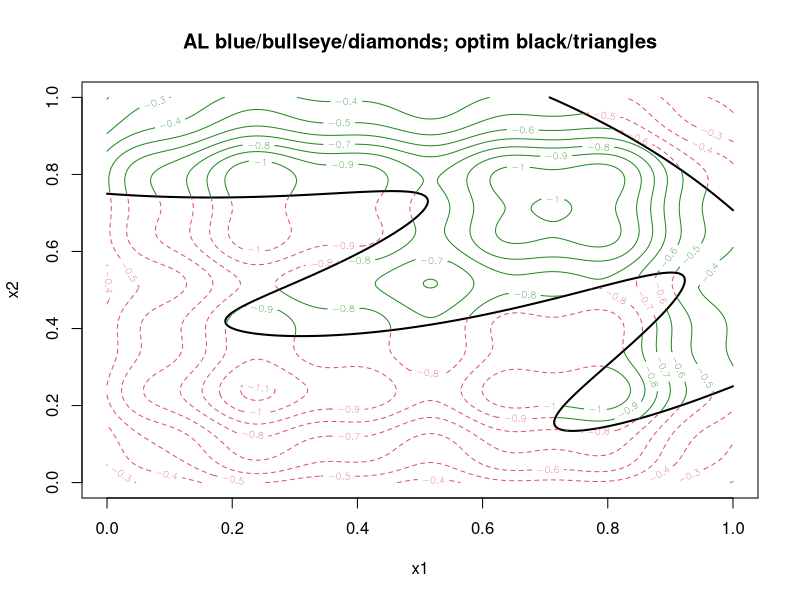

Here is the R script that generated this plot: (Note: this script raises an error after producing the figure.)
## augmenting the example in ?optim.auglag, here is a
## a variation with an unknown objective, where the objective
## is taken from other laGP examples, see e.g., ?laGP

## since the demo is stochastic, we suggest re-running it 
## several times to get a sense of typical behavior, especially
## with regards to comparing the statistical surrogate model
## performance (optim.auglag) with a traditional AL approach
## via optim


## set bounding rectangle for adaptive sampling
B <- matrix(c(rep(0,2),rep(1,2)),ncol=2)

## objective function
f2d <- function(x, y=NULL)
  {
    if(is.null(y)) {
      if(!is.matrix(x)) x <- matrix(x, ncol=2)
        y <- x[,2]; x <- x[,1]
    }
    g <- function(z)
        return(exp(-(z-1)^2) + exp(-0.8*(z+1)^2) - 0.05*sin(8*(z+0.1)))
    z <- -g(x)*g(y)
    return(z)
  }

## new full objective-constraints function modified to use f2d
aimprob2 <- function(X, known.only = FALSE)
{
  if(is.null(nrow(X))) X <- matrix(X, nrow=1)
  if(known.only) stop("no outputs are treated as known")
  f <- f2d(4*(X-0.5))
  c1 <- 1.5 - X[,1] - 2*X[,2] - 0.5*sin(2*pi*(X[,1]^2 - 2*X[,2]))
  c2 <- rowSums(X^2)-1.5
  return(list(obj=f, c=cbind(c1,c2)))
}


## for visualization
x <- seq(0,1, length=200)
X <- expand.grid(x, x)
out <- aimprob2(as.matrix(X))
fv <- out$obj
fv[out$c[,1] > 0 | out$c[,2] > 0] <- NA
fi <- out$obj
fi[!(out$c[,1] > 0 | out$c[,2] > 0)] <- NA
plot(0, 0, type="n", xlim=B[1,], ylim=B[2,], xlab="x1", ylab="x2",
  main="AL blue/bullseye/diamonds; optim black/triangles")
contour(x, x, matrix(out$c[,1], ncol=length(x)), nlevels=1, levels=0, 
  drawlabels=FALSE, add=TRUE, lwd=2)
contour(x, x, matrix(out$c[,2], ncol=length(x)), nlevels=1, levels=0, 
  drawlabels=FALSE, add=TRUE, lwd=2)
contour(x, x, matrix(fv, ncol=length(x)), nlevels=10, add=TRUE, col="forestgreen")
contour(x, x, matrix(fi, ncol=length(x)), nlevels=13, add=TRUE, col=2, lty=2)

## optimize under constraints
out2 <- optim.auglag(aimprob2, B, fhat=TRUE, ab=c(3/2,8), start=20, end=100)

## put the answer found on the plot
v <- apply(out2$C, 1, function(x) { all(x <= 0) })
X <- out2$X[v,]
obj <- out2$obj[v]
xbest <- X[which.min(obj),]
points(xbest[1], xbest[2], pch=10, col="blue", cex=1.5)

## Optionally, wrap up by drilling down with a standard AL approach

## augmented Lagrangian objective function
aimprob2.AL <- function(x, B, lambda, rho)
{
  if(any(x < B[,1]) | any(x > B[,2])) return(Inf)
  fc <- aimprob2(x)
  al <- fc$obj + lambda %*% drop(fc$c) + rep(1/(2*rho), 2) %*% pmax(0, drop(fc$c))^2
  return(al) 
}

## loop over AL updates until a valid solution is found
lambda <- out2$lambda[nrow(out2$lambda),]; rho <- out2$rho[length(out2$rho)]
while(1) {
    o <- optim(xbest, aimprob2.AL, control=list(maxit=15),
      B=B, lambda=lambda, rho=rho)
    fc <- aimprob2(o$par)
    points(o$par[1], o$par[2], pch=18, col="blue")
    segments(xbest[1], xbest[2], o$par[1], o$par[2])
    if(all(fc$c <= 0)) { break
    } else {
      lambda <- pmax(0, lambda + (1/rho)*fc$c)
      rho <- rho/2
      xbest <- o$par
    }
  }


## finally, lets see how this compares to a standard AL
## approach initialized randomly, and randomly restarted
## until a total budget is met

lambda <- rep(0,2); rho <- 1/2
xbest <- runif(2)

for(i in 1:6) {
  o <- optim(xbest, aimprob2.AL, control=list(maxit=18),
    B=B, lambda=lambda, rho=rho)
  fc <- aimprob2(o$par)
  points(o$par[1], o$par[2], pch=17)
  segments(xbest[1], xbest[2], o$par[1], o$par[2])

  ## possibly restart
  if(all(fc$c <= 0) && all(xbest == o$par)) {
     xbest <- runif(2); lambda <- rep(0,2); rho <- 1/2
  } else {
    lambda <- pmax(0, lambda + (1/rho)*fc$c)
    if(any(fc$c > 0)) rho <- rho/2
    xbest <- o$par
  }
}
